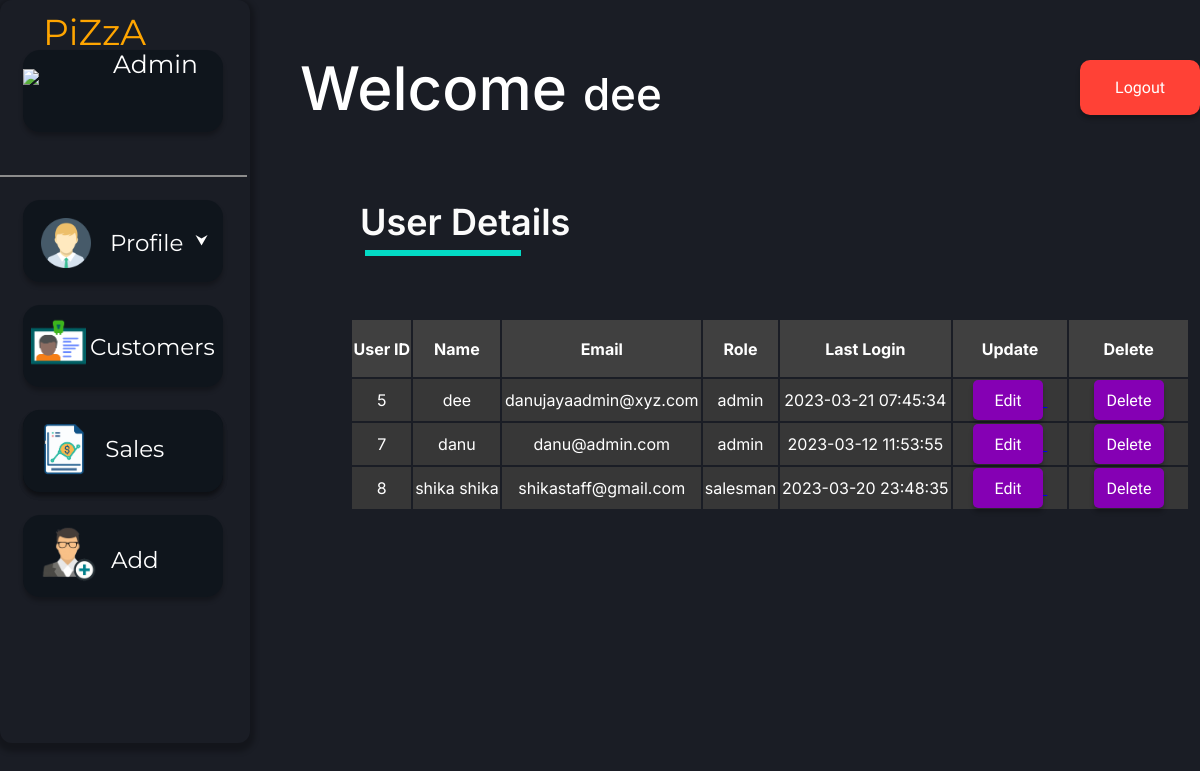
/admin.php (signed in), run on an earlier commit of the app's database.
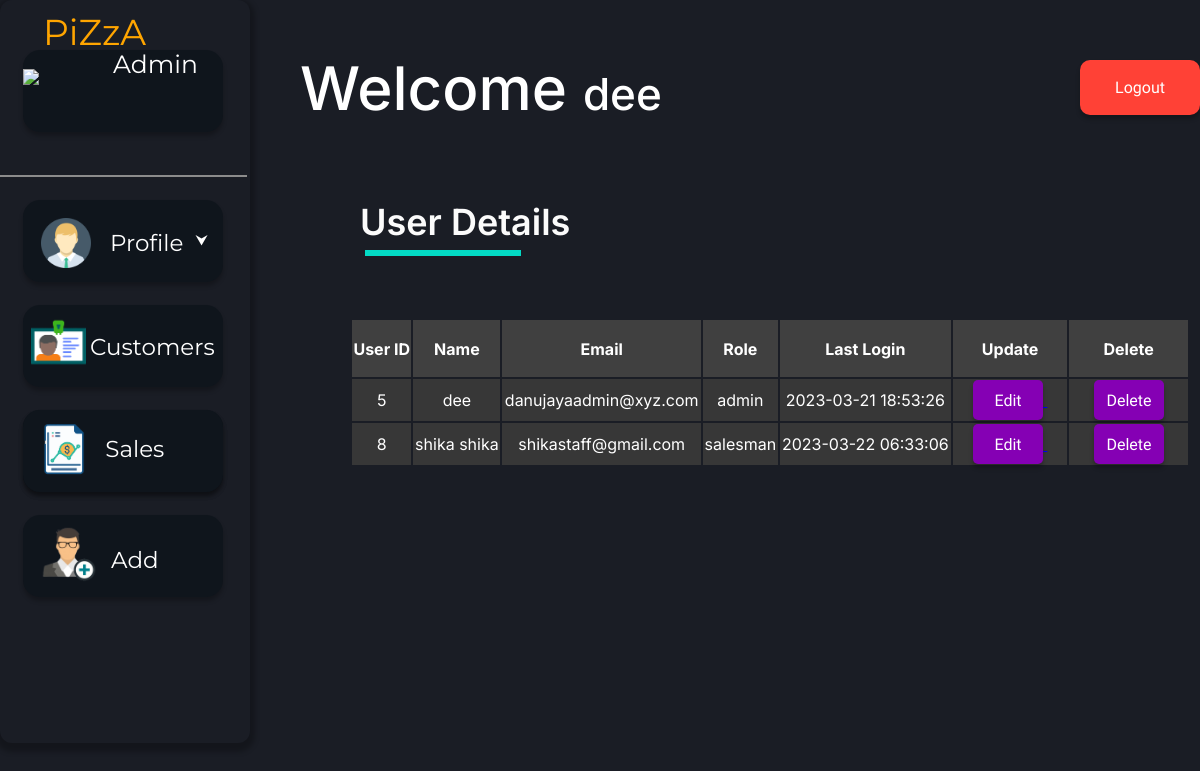
And on a later commit of the database.
### tables this page shows
CREATE TABLE `crm_users` (
  `id` int(10) NOT NULL,
  `name` varchar(255) NOT NULL,
  `email` varchar(50) NOT NULL,
  `password` varchar(50) NOT NULL,
  `roles` enum('admin','salesman') NOT NULL,
  `lastLogin` datetime NOT NULL DEFAULT current_timestamp(),
  `deleted` tinyint(4) NOT NULL DEFAULT 0
);

### admin.php (the view, shortened to what this page needs)
<?php require_once('./phpFunc/connection/connect.php'); ?>
<?php
$sql = "SELECT * FROM crm_users ORDER BY id ASC";
mysqli_query($connection, $sql);
$result = mysqli_query($connection,$sql);
?>
<!DOCTYPE html>
<html lang="en">
<head>
        <link href="./styles/businessUser/main.css" rel="stylesheet">
        <link href="./styles/businessUser/add.css" rel="stylesheet">
</head>
<body>
<div>
<span class="wel-msg"><p>Welcome <span style="font-size:44px;"><?php echo $_SESSION["name"]; ?></span></p></span>
<span class="sub-head">User Details</span> <div class="sub-line"></div>
<span><a href="./phpFunc/functions/businessUser/logout.php"><button class="log_out-button">Logout</button> </a></span>
</div>
<div class="menu">
<div class="piza-staff"><img class="piza-logo" src="./assets/img/logo.png">
<span class="menu-text" style="color:orange;">PiZzA</span><br><span class="menu-text" style="font-size:25px; color:white; position:relative; left:90px; bottom:45px;">Admin</span>
</div>
 <div class="menu-line"></div>
<button class="pro-view">
      <img class="pro-avatar" src="./assets/img/pro_avatar.png">
      <span class="pro-text">Profile </span>
</button>
<a href="./adminCustomerView.php"><button class="sales-but">
<button  class="cus-but">
      <img class="cus-logo" src="./assets/img/cus_det.png">
      <span class="cus-text">Customers</span>
</button>
</a>
<a href="./adminSalesView.php"><button class="sales-but">
      <img class="sales-logo" src="./assets/img/sales.png">
      <span class="sales-text">Sales </span>
</button></a>
<button onclick="document.getElementById('addform').style.display='block'" class="add-but">
      <img class="add-logo" src="./assets/img/add_cus.png">
      <span class="add-text">Add</span>
</button>
</div>
<table border="0" class="table_dec">
<tr bgcolor="#404040">
<th>User ID</th>
<th>Name</th>
<th>Email</th>
<th>Role</th>
<th>Last Login</th>
<th>Update</th>
<th>Delete</th>
</tr>
<?php
while ($row = mysqli_fetch_assoc($result)) {
    echo "
        <tr bgcolor='#373737'>
            <td>" . $row['id'] . "</td>
            <td>" . $row['name'] . "</td>
            <td>" . $row['email'] . "</td>
            <td>" . $row['roles'] . "</td>
            <td>" . $row['lastLogin'] . "</td>
            <td>&nbsp;&nbsp;&nbsp;&nbsp;<a href='./phpFunc/functions/admin/update.php?user_id=".$row['id']."'><button class='edit-button' role='button'>Edit</button> </a>&nbsp;&nbsp;&nbsp;&nbsp;</td>
            <td>&nbsp;&nbsp;&nbsp;&nbsp;
          <button class='edit-button' onclick=\"if(confirm('Warning!\\n \\n &nbsp;&nbsp;&nbsp;&nbsp;&nbsp;&nbsp;&nbsp;&nbsp;&nbsp;&nbsp;Are you sure you want to delete this user:&nbsp;".$row['name']."')) {
              window.location='./phpFunc/functions/admin/delete.php?user_id=".$row['id']."';
          } else {
              window.location='./admin.php';
          }\">Delete</button>
            &nbsp;&nbsp;&nbsp;&nbsp;</td>
        </tr>";
}
?>
</table>
</body>
</html>

What changed in the data, as far as the page shows it:
removed crm_users: id "7", name "danu", email "danu@admin.com", roles "admin", lastLogin "2023-03-12 11:53:55"
changed crm_users "dee": lastLogin "2023-03-21 07:45:34" → "2023-03-21 18:53:26"
changed crm_users "shika shika": lastLogin "2023-03-20 23:48:35" → "2023-03-22 06:33:06"
